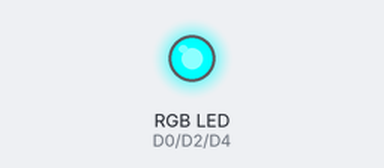
Recording of a sketch running on a simulated ESP8266 (NodeMCU). Shown: an RGB LED mixed from three pins (HIGH = lit).

Above: at 0.5 s.
At 1.5 s:
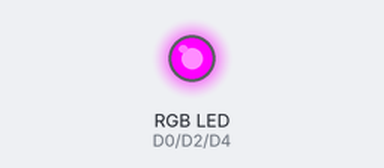
At 5.5 s:
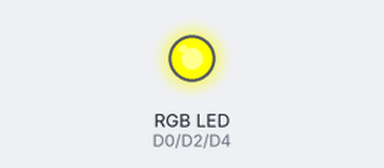
Timing chart, 0 to 6.9 s (numbered marks = the images above):
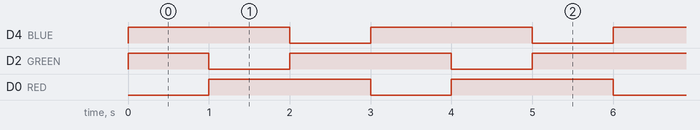

Measured:
- by itself, D4 (BLUE), D0 (RED): alternates HIGH for 2.0 s and LOW for 1.0 s
- by itself, D2 (GREEN): repeats every 3.0 s: LOW 1.0 s, HIGH 2.0 s
- by itself, everything shown: repeats every 3.0 s, in 3 steps

The sketch:

RGB_Traffic.ino
```cpp
int RED = D0;
 int BLUE = D4;
  int GREEN = D2;
void setup() {
  // put your setup code here, to run once:
  pinMode(RED,OUTPUT);
   pinMode(GREEN,OUTPUT);
  pinMode(BLUE,OUTPUT);
}

void loop() {
digitalWrite(RED,LOW);
digitalWrite(GREEN,HIGH);
digitalWrite(BLUE,HIGH);
delay (1000);
digitalWrite(RED,HIGH);
digitalWrite(GREEN,LOW);
digitalWrite(BLUE,HIGH);
delay (1000);
digitalWrite(RED,HIGH);
digitalWrite(GREEN,HIGH);
digitalWrite(BLUE,LOW);
delay (1000);
}
```
